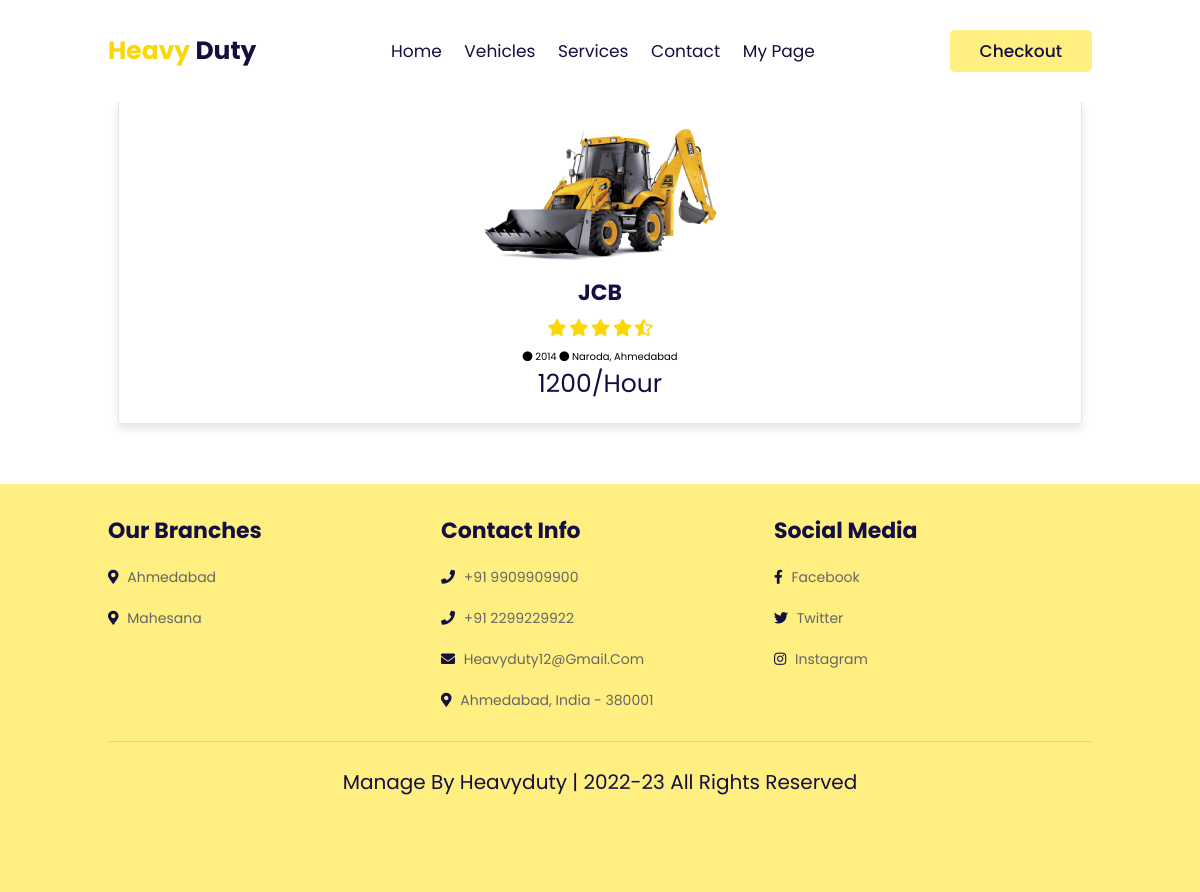
The page /checkout/1 on the database its author committed.
### myapp/models.py (models this page shows, shortened)
class vehicleinfo(models.Model):
    userid = models.ForeignKey(registertable, on_delete=models.CASCADE, null=True)
    vtype = models.CharField(max_length=30)
    vmodel = models.IntegerField()
    vnumberplate = models.CharField(max_length=20)
    rateperhour = models.IntegerField()
    location = models.CharField(max_length=50)
    image = models.ImageField(upload_to="photos")
    def vphotos(self):
        return mark_safe('<img src="{}" width="100"/>'.format(self.image.url))
    vphotos.allow_tags = True

### myapp/views.py (the view)
# urls.py: path('checkout/<int:id>', views.checkout, name="checkout.html"),
def checkout(request, id):
    getdata = vehicleinfo.objects.get(id=id)
    context = {
        'data': getdata
    }
    return render(request, "checkout.html", context)

### myapp/templates/checkout.html (shortened to what this page needs)
<!DOCTYPE html>
{% load static %}
<html lang="en">
<head>
    <link rel="stylesheet" href="https://unpkg.com/swiper@7/swiper-bundle.min.css" />
    <link rel="stylesheet" href="https://cdnjs.cloudflare.com/ajax/libs/font-awesome/5.15.4/css/all.min.css">
    <link rel="stylesheet" href="{% static 'css/style.css' %}">
</head>
<body>
    <header class="header">
        <a href="{% url 'index.html' %}" class="logo"> <span>Heavy </span>duty </a>
        <nav class="navbar">
            <a href="{% url 'index.html' %}">home</a>
            <a href="{% url 'vehicles.html' %}">vehicles</a>
            <a href="{% url 'services.html' %}">services</a>
            <a href="{% url 'contact.html' %}">contact</a>
            {% if owner %}
            <a href="/ownerpage">My Page</a>
            {% else %}
            <a href="/clientpage">My Page</a>
            {% endif %}
        </nav>
        <div id="login-btn">
            <button class="btn">Checkout</button>
        </div>
    </header>
    <section class="featured" id="featured">
        <h1 class="heading"></h1>
        <div class="swiper featured-slider " style="margin-top: 50px;">
           <div class="swiper-wrapper">
                <div class="swiper-slide box">
                    <img src="/media/{{ data.image }}">
                    <div class="content">
                        <h3>{{ data.vtype }}</h3>
                        <div class="stars">
                            <i class="fas fa-star"></i>
                            <i class="fas fa-star"></i>
                            <i class="fas fa-star"></i>
                            <i class="fas fa-star"></i>
                            <i class="fas fa-star-half-alt"></i>
                        </div>
                        <span class="fas fa-circle"></span> {{ data.vmodel }}
                        <span class="fas fa-circle"></span> {{ data.location }}
                        <div class="price">{{ data.rateperhour }}/Hour</div>
                    </div>
                </div>
            </div>
        </div>
    </section>
    <section class="footer" id="footer">
        <div class="box-container">
            <div class="box">
                <h3>our branches</h3>
                <a href="#"> <i class="fas fa-map-marker-alt"></i> Ahmedabad </a>
                <a href="#"> <i class="fas fa-map-marker-alt"></i> Mahesana </a>
            </div>
            <div class="box">
                <h3>contact info</h3>
                <a href="#"> <i class="fas fa-phone"></i> +91 9909909900 </a>
                <a href="#"> <i class="fas fa-phone"></i> +91 2299229922 </a>
                <a href="#"> <i class="fas fa-envelope"></i> heavyduty12@gmail.com </a>
                <a href="#"> <i class="fas fa-map-marker-alt"></i> Ahmedabad, india - 380001 </a>
            </div>
            <div class="box">
                <h3>Social Media </h3>
                <a href="#"> <i class="fab fa-facebook-f"></i> facebook </a>
                <a href="#"> <i class="fab fa-twitter"></i> twitter </a>
                <a href="#"> <i class="fab fa-instagram"></i> instagram </a>
            </div>
        </div>
        <div class="credit"> manage by heavyduty | 2022-23 all rights reserved </div>
    </section>
</body>
</html>

### myapp/static/css/style.css (style rules this page uses)
:root { --yellow:#f9d806; --light-yellow:#ffee80; --black:#130f40; --light-color:#666; --box-shadow:0 .5rem 1rem rgba(0,0,0,.1); --border:.1rem solid rgba(0,0,0,.1); }
* { font-family: 'Poppins', sans-serif; margin:0; padding:0; box-sizing: border-box; outline: none; border:none; text-decoration: none; text-transform: capitalize; transition: .2s linear; }
html { font-size: 62.5%; overflow-x: hidden; scroll-padding-top: 7rem; scroll-behavior: smooth; }
section { padding:2rem 9%; }
.heading { padding-bottom: 2rem; text-align: center; font-size: 4.5rem; color:var(--black); }
.btn { display: inline-block; margin-top: 1rem; padding:.8rem 3rem; background:var(--light-yellow); color:var(--black); cursor: pointer; font-size: 1.7rem; border-radius: .5rem; font-weight: 500; text-align: center; }
.header { display: flex; align-items: center; justify-content: space-between; position: fixed; top:0; left:0; right:0; padding:3rem 9%; z-index: 1000; background: #fff; }
.header .logo { font-size: 2.5rem; color:var(--black); font-weight: bold; }
.header .logo span { color:var(--yellow); }
.header .navbar a { margin:0 1rem; font-size: 1.7rem; color:var(--black); }
#login-btn .btn { margin-top: 0; }
.featured .featured-slider { padding:1rem; padding-bottom: 4rem; }
.featured .featured-slider .box { padding:2rem; text-align: center; box-shadow: var(--box-shadow); border:var(--border); border-radius: .5rem; }
.featured .featured-slider .box img { height: 15rem; }
.featured .featured-slider .box .content h3 { font-size: 2.2rem; color:var(--black); }
.featured .featured-slider .box .content .stars { padding:1rem 0; }
.featured .featured-slider .box .content .stars i { font-size: 1.7rem; color:var(--yellow); }
.featured .featured-slider .box .content .price { font-size: 2.5rem; color:var(--black); }
.footer { background: var(--light-yellow); padding-bottom: 8rem; }
.footer .box-container { display: grid; grid-template-columns: repeat(auto-fit, minmax(25rem, 1fr)); gap:1.5rem; }
.footer .box-container .box h3 { font-size: 2.2rem; padding:1rem 0; color:var(--black); }
.footer .box-container .box a { display: block; font-size: 1.4rem; padding:1rem 0; color:var(--light-color); }
.footer .box-container .box a i { padding-right: .5rem; color:var(--black); }
.footer .credit { text-align: center; padding:1.5rem; padding-top: 2.5rem; margin-top: 2rem; border-top: var(--border); font-size: 2rem; color:var(--black); }

### rows shown on the page
vehicleinfo: image (picture), vtype "JCB", vmodel "2014", location "Naroda, Ahmedabad", rateperhour "1200"
